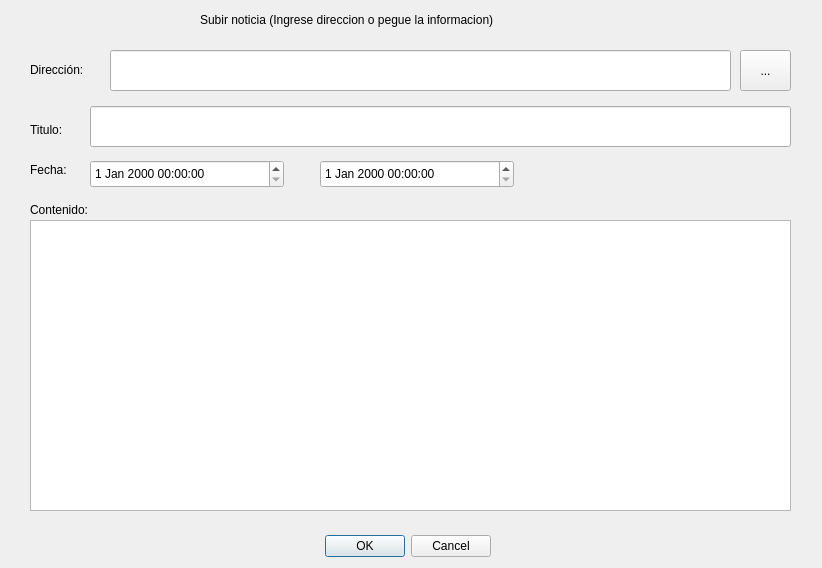
<?xml version="1.0" encoding="UTF-8"?>
<ui version="4.0">
 <class>UploadNews</class>
 <widget class="QDialog" name="UploadNews">
  <property name="geometry">
   <rect>
    <x>0</x>
    <y>0</y>
    <width>822</width>
    <height>568</height>
   </rect>
  </property>
  <property name="windowTitle">
   <string>Dialog</string>
  </property>
  <widget class="QDialogButtonBox" name="buttonBox">
   <property name="geometry">
    <rect>
     <x>320</x>
     <y>530</y>
     <width>171</width>
     <height>32</height>
    </rect>
   </property>
   <property name="orientation">
    <enum>Qt::Orientation::Horizontal</enum>
   </property>
   <property name="standardButtons">
    <set>QDialogButtonBox::StandardButton::Cancel|QDialogButtonBox::StandardButton::Ok</set>
   </property>
  </widget>
  <widget class="QLabel" name="label">
   <property name="geometry">
    <rect>
     <x>200</x>
     <y>10</y>
     <width>431</width>
     <height>20</height>
    </rect>
   </property>
   <property name="text">
    <string>Subir noticia (Ingrese direccion o pegue la informacion)</string>
   </property>
  </widget>
  <widget class="QLabel" name="label_2">
   <property name="geometry">
    <rect>
     <x>30</x>
     <y>120</y>
     <width>51</width>
     <height>19</height>
    </rect>
   </property>
   <property name="text">
    <string>Titulo:</string>
   </property>
  </widget>
  <widget class="QLabel" name="label_3">
   <property name="geometry">
    <rect>
     <x>30</x>
     <y>160</y>
     <width>51</width>
     <height>19</height>
    </rect>
   </property>
   <property name="text">
    <string>Fecha:</string>
   </property>
  </widget>
  <widget class="QLabel" name="label_4">
   <property name="geometry">
    <rect>
     <x>30</x>
     <y>200</y>
     <width>81</width>
     <height>19</height>
    </rect>
   </property>
   <property name="text">
    <string>Contenido:</string>
   </property>
  </widget>
  <widget class="QLabel" name="label_5">
   <property name="geometry">
    <rect>
     <x>30</x>
     <y>60</y>
     <width>81</width>
     <height>19</height>
    </rect>
   </property>
   <property name="text">
    <string>Dirección:</string>
   </property>
  </widget>
  <widget class="QTextEdit" name="contentEdit">
   <property name="geometry">
    <rect>
     <x>30</x>
     <y>220</y>
     <width>761</width>
     <height>291</height>
    </rect>
   </property>
  </widget>
  <widget class="QDateTimeEdit" name="fromTimeEdit">
   <property name="geometry">
    <rect>
     <x>90</x>
     <y>160</y>
     <width>194</width>
     <height>28</height>
    </rect>
   </property>
  </widget>
  <widget class="QDateTimeEdit" name="toTimeEdit">
   <property name="geometry">
    <rect>
     <x>320</x>
     <y>160</y>
     <width>194</width>
     <height>28</height>
    </rect>
   </property>
  </widget>
  <widget class="QLineEdit" name="titleLIne">
   <property name="geometry">
    <rect>
     <x>90</x>
     <y>106</y>
     <width>701</width>
     <height>41</height>
    </rect>
   </property>
  </widget>
  <widget class="QLineEdit" name="dirLine">
   <property name="geometry">
    <rect>
     <x>110</x>
     <y>50</y>
     <width>621</width>
     <height>41</height>
    </rect>
   </property>
  </widget>
  <widget class="QToolButton" name="toolButton">
   <property name="geometry">
    <rect>
     <x>740</x>
     <y>50</y>
     <width>51</width>
     <height>41</height>
    </rect>
   </property>
   <property name="text">
    <string>...</string>
   </property>
  </widget>
 </widget>
 <resources/>
 <connections>
  <connection>
   <sender>buttonBox</sender>
   <signal>accepted()</signal>
   <receiver>UploadNews</receiver>
   <slot>accept()</slot>
   <hints>
    <hint type="sourcelabel">
     <x>248</x>
     <y>254</y>
    </hint>
    <hint type="destinationlabel">
     <x>157</x>
     <y>274</y>
    </hint>
   </hints>
  </connection>
  <connection>
   <sender>buttonBox</sender>
   <signal>rejected()</signal>
   <receiver>UploadNews</receiver>
   <slot>reject()</slot>
   <hints>
    <hint type="sourcelabel">
     <x>316</x>
     <y>260</y>
    </hint>
    <hint type="destinationlabel">
     <x>286</x>
     <y>274</y>
    </hint>
   </hints>
  </connection>
 </connections>
</ui>
